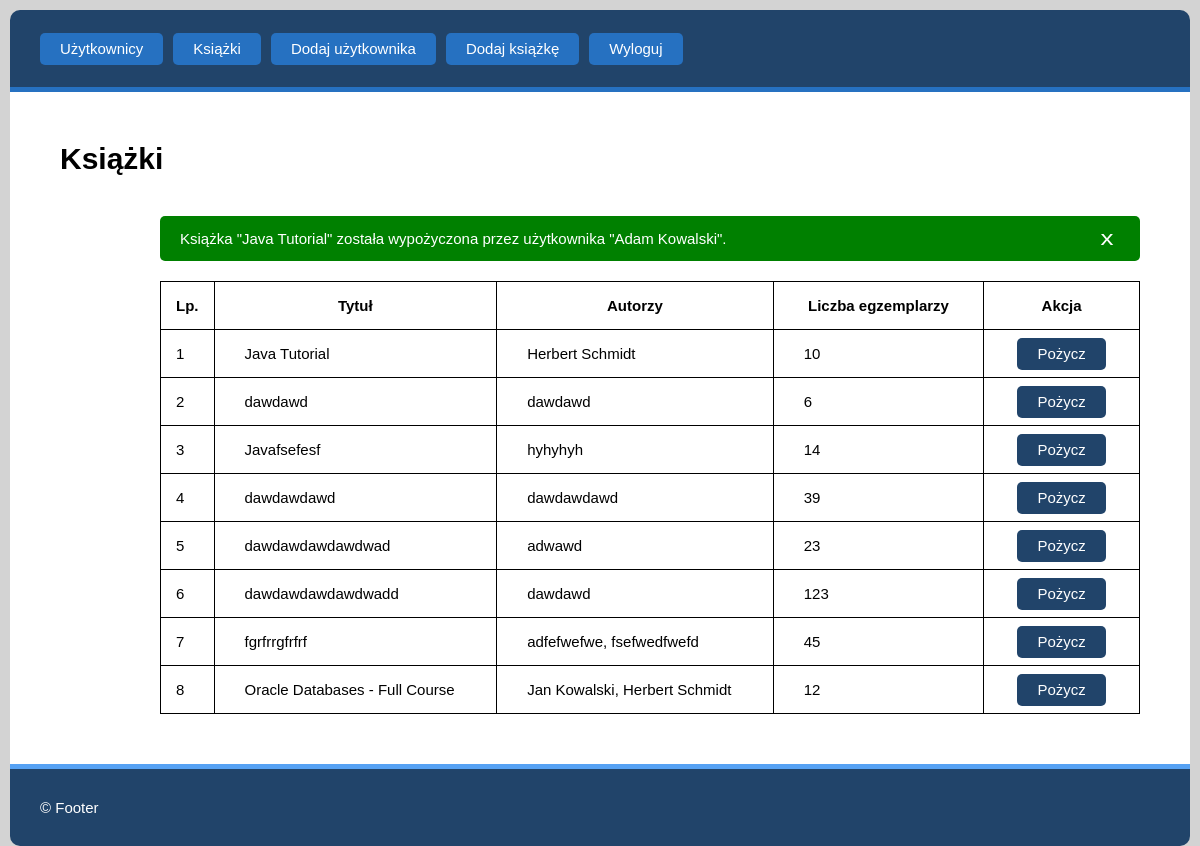
/index.php?action=books/rent&_bookid=1 (signed in), run on an earlier commit of the app's database.
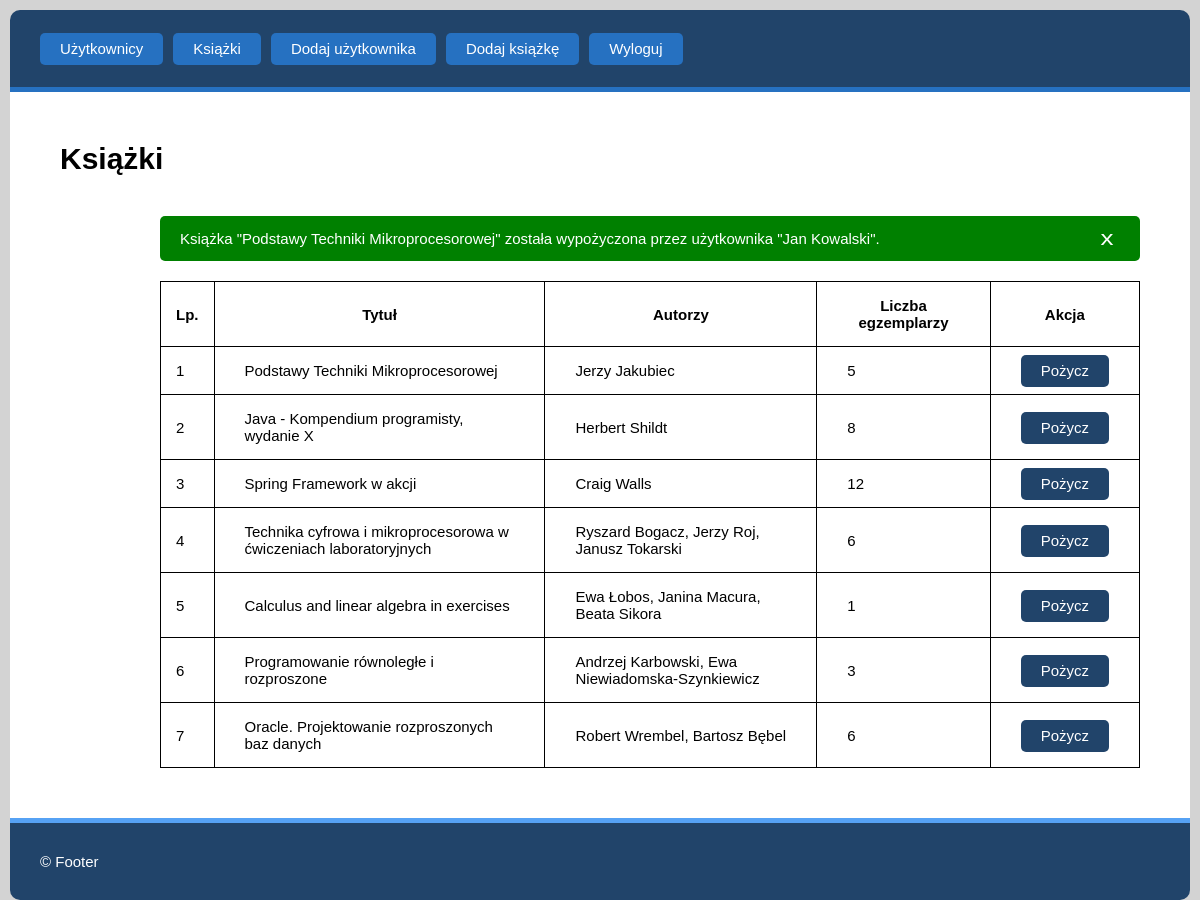
And on a later commit of the database.
### tables this page shows
CREATE TABLE `books` (
  `id` bigint(20) UNSIGNED NOT NULL,
  `title` varchar(100) NOT NULL,
  `authors` varchar(100) NOT NULL,
  `copies` int(10) UNSIGNED NOT NULL
);

### src/core/Renderer.php (called while the page is built, shortened)
<?php
class Renderer
{
    public function render($view, $data = array())
    {
        require_once Config::get('__MVC_VIEWS_DIR') . $view . '.php';
    }
}

### src/controllers/BooksController.php (called while the page is built, shortened)
<?php
class BooksController extends Controller
{
    private $_service;
    public function __construct()
    {
        $this->_service = BooksService::get_instance();
    }
    public function rent()
    {
        $this->_service->rent_refund_selected_book(
            'wypożyczenie', 'wypożyczona',
            "INSERT INTO books_users_binding (`user_id`, `book_id`) VALUES (?,?)",
            "UPDATE books SET copies = copies - 1 WHERE id = ?",
            true,
        );
        $result = $this->_pdo->get_data_from_db("SELECT * FROM books", BookModel::class);
        $this->renderer->render('show_books', array(
            'books_data' => $result,
            'banner_text' => $this->_service->get_banner_text(),
            'banner_active_class' => !empty($this->_service->get_banner_text()) ? 'app__banner--enabled' : '',
            'header_mode' => $_SESSION['logged_user']['user_role'] === Config::get('__ADMIN_ROLE') ? 'admin' : 'user',
            'banner_mode_class' => $this->_service->get_banner_error() ? 'app__banner--error' : 'app__banner--info',
        ));
    }
}

### src/core/MvcApplication.php (called while the page is built, shortened)
<?php
class MvcApplication
{
    private static $_instance;
    private $renderer_instance;
    private function __construct()
    {
        $this->renderer_instance = Renderer::get_instance();
        $this->render_mvc();
    }
    private function render_mvc()
    {
        try
        {
            $action_params = $this->parse_url();
            $this->controller_instance = new $controller_class_name;
            call_user_func([ $this->controller_instance, $action_params['method'] ]);
        }
        catch(ReflectionException $e)
        {
            $this->renderer_instance->render('_not-found');
            die;
        }
    }
    private function parse_url()
    {
        $action_type = Config::get('__MVC_DEF_METHOD');
        $separate_controller_and_method = explode('/', filter_var(rtrim($_GET['action']), FILTER_SANITIZE_URL));
        if (count($separate_controller_and_method) > 1)
        {
            $action_type = $separate_controller_and_method[1];
        }
        return array(
            'controller' => $this->parse_controller_name($separate_controller_and_method[0]),
            'method' =>     $action_type,
        );
    }
    private function parse_controller_name($controller_raw_name)
    {
        return ucfirst($controller_raw_name) . Config::get('__MVC_CONTROLLER_SUFFIX');
    }
    public static function run()
    {
        if (self::$_instance == null) self::$_instance = new MvcApplication();
    }
}

### index.php (called while the page is built, shortened)
<?php
require_once __DIR__ . __SEP__ . 'src' . __SEP__ . 'config.php';
MvcApplication::run();

### src/core/DbContext.php (called while the page is built, shortened)
<?php
class DbContext
{
    private $_db_handler;
    private function __construct()
    {
        try
        {
            $this->_db_handler = new PDO(
                Config::get('__DB_DSN'),
                Config::get('__DB_USERNAME'),
                Config::get('__DB_PASSWORD'),
                Config::get('__DB_INIT_COMMANDS')
            );
            $this->_db_handler->setAttribute(PDO::ATTR_ERRMODE, PDO::ERRMODE_EXCEPTION);
        }
        catch (PDOException $e)
        {
            echo 'Nie udało połączyć się z bazą danych.<br>';
            echo $e->getMessage();
            die;
        }
    }
    public function get_data_from_db($sql_query, $model_clazz, $id = null)
    {
        $cursor = null;
        $data_array = array();
        if (isset($id))
        {
            $prep_statement = $this->_db_handler->prepare($sql_query);
            $prep_statement->execute(array('id_sant' => (int) $id));
            $cursor = $prep_statement;
        }
        else
        {
            $cursor = $this->_db_handler->query($sql_query);
        }
        while ($mapped_objects = $cursor->fetchObject($model_clazz))
        {
            array_push($data_array, $mapped_objects);
        }
        return $data_array;
    }
}

### src/core/Config.php (called while the page is built, shortened)
<?php
class Config
{
    private static $_values = array();
    public static function set($key, $value)
    {
        self::$_values[$key] = $value;
    }
    public static function get($key)
    {
        return self::$_values[$key];
    }
}

### src/models/BookModel.php (called while the page is built, shortened)
<?php
class BookModel
{
    protected $id;
    protected $title;
    protected $authors;
    protected $copies;
    public function get_id()
    {
        return $this->id;
    }
    public function get_title()
    {
        return $this->title;
    }
    public function get_authors()
    {
        return $this->authors;
    }
    public function get_copies()
    {
        return $this->copies;
    }
}

### src/views/show_books.php (the view, shortened to what the changed rows need)
<!DOCTYPE html>
<html lang="pl">
<head>
    <link rel="stylesheet" href="static/styles.css">
</head>
<body>
    <main class="app__content">
        <h1>Książki</h1>
        <div class="table-with-banner__container">
            <div id="banner-container" class="app__banner <?= $data['banner_active_class'] . ' ' . $data['banner_mode_class'] ?>">
                <?= $data['banner_text'] ?>
                <button id="close-banner-button" class="banner__close-button">x</button>
            </div>
            <?php if ($data['books_data']) { ?>
                <table class="app__table">
                    <tr>
                        <th class="cell--lp">Lp.</th>
                        <th>Tytuł</th>
                        <th>Autorzy</th>
                        <th>Liczba egzemplarzy</th>
                        <th>Akcja</th>
                    </tr>
                    <?php for ($i = 0; $i < count($data['books_data']); $i++) { ?>
                        <tr>
                            <td class="cell--lp"><?= $i + 1 ?></td>
                            <td><?= $data['books_data'][$i]->get_title() ?></td>
                            <td><?= $data['books_data'][$i]->get_authors() ?></td>
                            <td><?= $data['books_data'][$i]->get_copies() ?></td>
                            <td class="cell--center">
                                <?php if ($data['books_data'][$i]->get_copies() > 0) { ?>
                                    <a class="button--default button__variant--normal"
                                        href="index.php?action=books/rent&_bookid=<?= $data['books_data'][$i]->get_id() ?>">
                                        Pożycz
                                    </a>
                                <?php } ?>
                            </td>
                        </tr>
                    <?php } ?>
                </table>
            <?php } else { ?>
                <div class="app__banner app__banner--inline app__banner--warn">
                    Brak zapisanych książek w bibliotece. Kliknij <a href="index.php?action=books/add">tutaj</a> aby dodać pierwszą książkę.
                </div>
            <?php } ?>
        </div>
    </main>
</body>
</html>

What changed in the data, as far as the page shows it:
removed books: title "Java Tutorial", authors "Herbert Schmidt", copies "10"
removed books: title "dawdawd", authors "dawdawd", copies "6"
removed books: title "Javafsefesf", authors "hyhyhyh", copies "14"
removed books: title "dawdawdawd", authors "dawdawdawd", copies "39"
removed books: title "dawdawdawdawdwad", authors "adwawd", copies "23"
removed books: title "dawdawdawdawdwadd", authors "dawdawd", copies "123"
removed books: title "fgrfrrgfrfrf", authors "adfefwefwe, fsefwedfwefd", copies "45"
removed books: title "Oracle Databases - Full Course", authors "Jan Kowalski, Herbert Schmidt", copies "12"
added books: title "Podstawy Techniki Mikroprocesorowej", authors "Jerzy Jakubiec", copies "5"
added books: title "Java - Kompendium programisty, wydanie X", authors "Herbert Shildt", copies "8"
added books: title "Spring Framework w akcji", authors "Craig Walls", copies "12"
added books: title "Technika cyfrowa i mikroprocesorowa w ćwiczeniach laboratoryjnych", authors "Ryszard Bogacz, Jerzy Roj, Janusz Tokarski", copies "6"
added books: title "Calculus and linear algebra in exercises", authors "Ewa Łobos, Janina Macura, Beata Sikora", copies "1"
added books: title "Programowanie równoległe i rozproszone", authors "Andrzej Karbowski, Ewa Niewiadomska-Szynkiewicz", copies "3"
added books: title "Oracle. Projektowanie rozproszonych baz danych", authors "Robert Wrembel, Bartosz Bębel", copies "6"
Also different on the page:
$data['banner_text']: "Książka \"Java Tutorial\" została wypożyczona przez użytkownika \"Adam Kowalski\"." → "Książka \"Podstawy Techniki Mikroprocesorowej\" została wypożyczona przez użytkownika \"Jan Kowalski\"."
